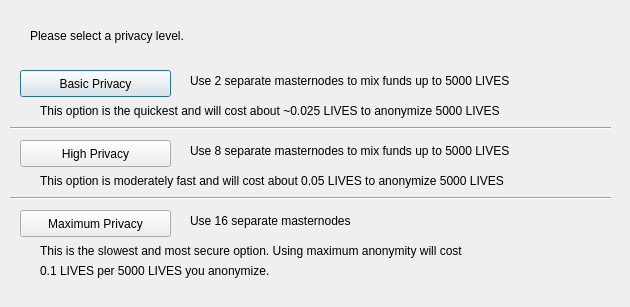
<?xml version="1.0" encoding="UTF-8"?>
<ui version="4.0">
 <class>ObfuscationConfig</class>
 <widget class="QDialog" name="ObfuscationConfig">
  <property name="geometry">
   <rect>
    <x>0</x>
    <y>0</y>
    <width>630</width>
    <height>307</height>
   </rect>
  </property>
  <property name="windowTitle">
   <string>Configure Obfuscation</string>
  </property>
  <widget class="QPushButton" name="buttonBasic">
   <property name="geometry">
    <rect>
     <x>20</x>
     <y>70</y>
     <width>151</width>
     <height>27</height>
    </rect>
   </property>
   <property name="text">
    <string>Basic Privacy</string>
   </property>
  </widget>
  <widget class="QPushButton" name="buttonHigh">
   <property name="geometry">
    <rect>
     <x>20</x>
     <y>140</y>
     <width>151</width>
     <height>27</height>
    </rect>
   </property>
   <property name="text">
    <string>High Privacy</string>
   </property>
  </widget>
  <widget class="QPushButton" name="buttonMax">
   <property name="geometry">
    <rect>
     <x>20</x>
     <y>210</y>
     <width>151</width>
     <height>27</height>
    </rect>
   </property>
   <property name="text">
    <string>Maximum Privacy</string>
   </property>
  </widget>
  <widget class="QLabel" name="label">
   <property name="geometry">
    <rect>
     <x>30</x>
     <y>20</y>
     <width>571</width>
     <height>31</height>
    </rect>
   </property>
   <property name="text">
    <string>Please select a privacy level.</string>
   </property>
  </widget>
  <widget class="QLabel" name="label_2">
   <property name="geometry">
    <rect>
     <x>190</x>
     <y>70</y>
     <width>421</width>
     <height>21</height>
    </rect>
   </property>
   <property name="text">
    <string>Use 2 separate masternodes to mix funds up to 5000 LIVES</string>
   </property>
  </widget>
  <widget class="QLabel" name="label_3">
   <property name="geometry">
    <rect>
     <x>190</x>
     <y>140</y>
     <width>411</width>
     <height>21</height>
    </rect>
   </property>
   <property name="text">
    <string>Use 8 separate masternodes to mix funds up to 5000 LIVES</string>
   </property>
  </widget>
  <widget class="QLabel" name="label_4">
   <property name="geometry">
    <rect>
     <x>190</x>
     <y>210</y>
     <width>421</width>
     <height>21</height>
    </rect>
   </property>
   <property name="text">
    <string>Use 16 separate masternodes</string>
   </property>
  </widget>
  <widget class="QLabel" name="label_6">
   <property name="geometry">
    <rect>
     <x>40</x>
     <y>100</y>
     <width>561</width>
     <height>21</height>
    </rect>
   </property>
   <property name="text">
    <string>This option is the quickest and will cost about ~0.025 LIVES to anonymize 5000 LIVES</string>
   </property>
  </widget>
  <widget class="QLabel" name="label_7">
   <property name="geometry">
    <rect>
     <x>40</x>
     <y>170</y>
     <width>561</width>
     <height>21</height>
    </rect>
   </property>
   <property name="text">
    <string>This option is moderately fast and will cost about 0.05 LIVES to anonymize 5000 LIVES</string>
   </property>
  </widget>
  <widget class="QLabel" name="label_8">
   <property name="geometry">
    <rect>
     <x>40</x>
     <y>240</y>
     <width>561</width>
     <height>21</height>
    </rect>
   </property>
   <property name="text">
    <string>This is the slowest and most secure option. Using maximum anonymity will cost</string>
   </property>
  </widget>
  <widget class="QLabel" name="label_9">
   <property name="geometry">
    <rect>
     <x>40</x>
     <y>260</y>
     <width>561</width>
     <height>21</height>
    </rect>
   </property>
   <property name="text">
    <string>0.1 LIVES per 5000 LIVES you anonymize.</string>
   </property>
  </widget>
  <widget class="Line" name="line">
   <property name="geometry">
    <rect>
     <x>10</x>
     <y>120</y>
     <width>601</width>
     <height>16</height>
    </rect>
   </property>
   <property name="orientation">
    <enum>Qt::Horizontal</enum>
   </property>
  </widget>
  <widget class="Line" name="line_2">
   <property name="geometry">
    <rect>
     <x>10</x>
     <y>190</y>
     <width>601</width>
     <height>16</height>
    </rect>
   </property>
   <property name="orientation">
    <enum>Qt::Horizontal</enum>
   </property>
  </widget>
 </widget>
 <resources/>
 <connections/>
</ui>
